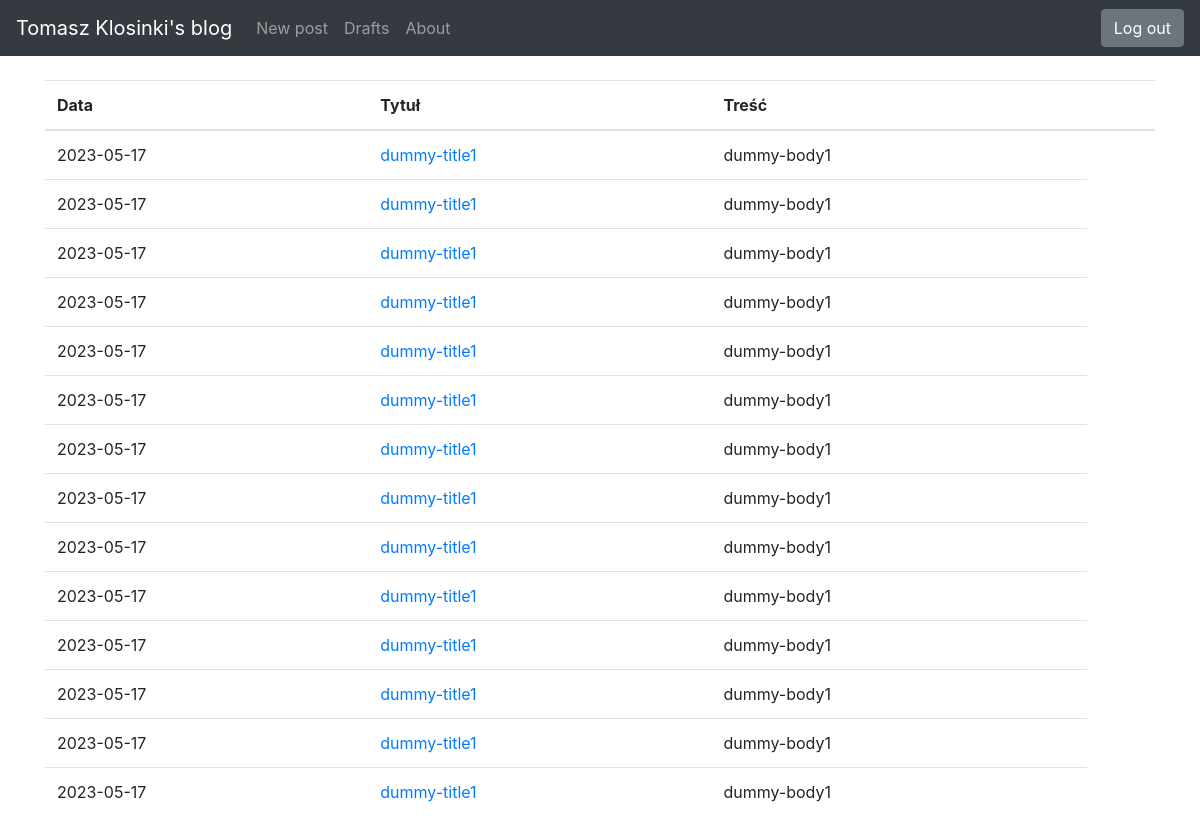
The page /drafts/ (signed in) on the database as committed earlier.
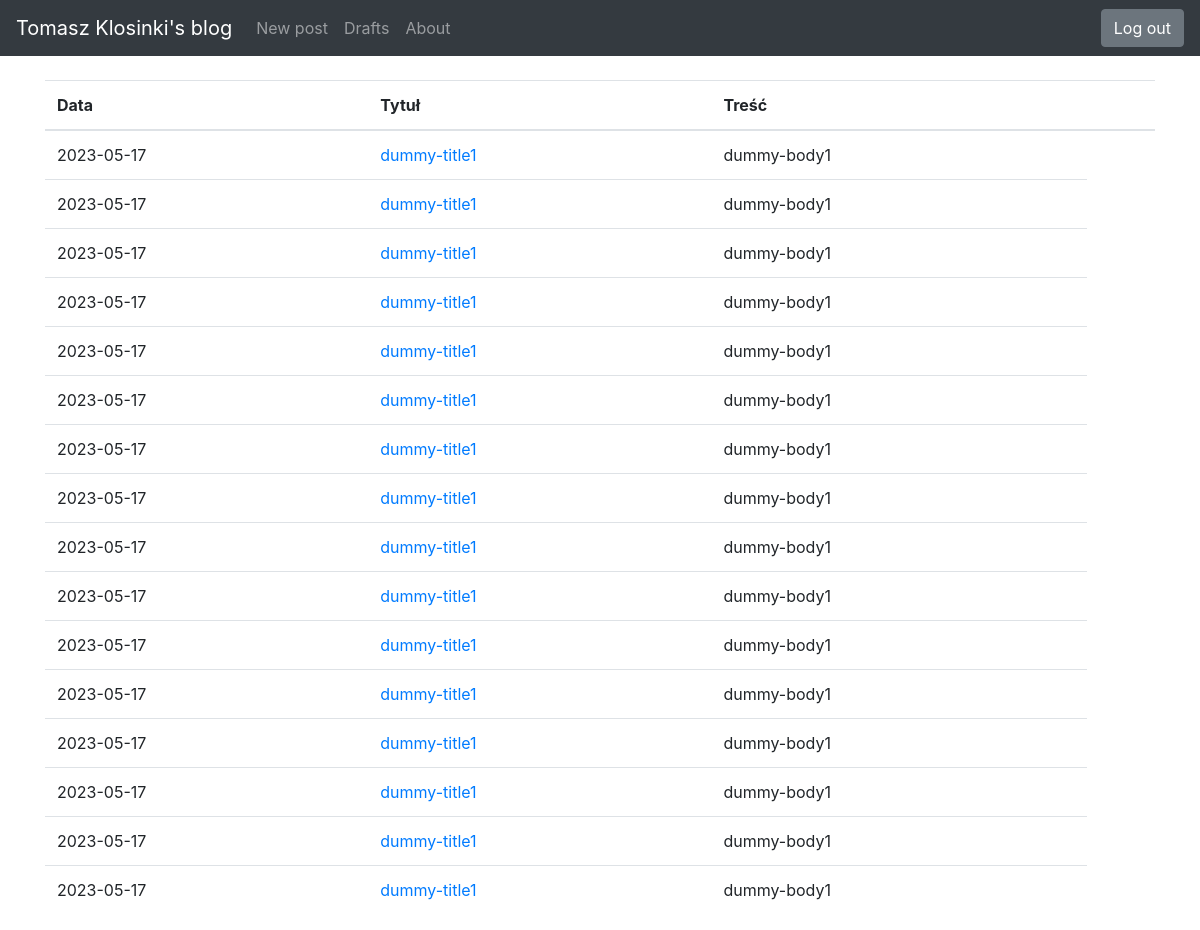
The same page on the database as committed later.
### blog/models.py (models this page shows, shortened)
class Entry(db.Model):
    id = db.Column(db.Integer, primary_key=True)
    title = db.Column(db.String(80), nullable=False)
    body = db.Column(db.Text, nullable=False)
    pub_date = db.Column(db.DateTime, nullable=False,
                         default=datetime.datetime.utcnow)
    is_published = db.Column(db.Boolean, default=False)

### blog/routes.py (the view)
@app.route("/drafts/", methods=['GET'])
@login_required
def list_drafts():
    drafts = Entry.query.filter_by(is_published=False).order_by(Entry.pub_date.desc())
    return render_template("drafts.html", drafts=drafts)

### blog/routes.py (called while the page is built)
def login_required(view_func):
    @functools.wraps(view_func)
    def check_permissions(*args, **kwargs):
        if session.get('logged_in'):
            return view_func(*args, **kwargs)
        return redirect(url_for('login', next=request.path))
    return check_permissions

### blog/templates/drafts.html
{% extends "base.html" %}
{% block content %}
<table class="table">
    <thead>
    <tr>
        <th scope="col">Data</th>
        <th scope="col">Tytuł</th>
        <th scope="col">Treść</th>
        <th scope="col"></th>
    </tr>
    </thead>
    <tbody>
    {% for post in drafts %}
    <tr>
        <td>
            {{ post.pub_date.strftime('%Y-%m-%d') }}
        </td>
        <td>
            <a href="{{ url_for('create_or_edit_entry', entry_id=post.id) }}">
                {{ post.title }}
            </a>
        </td>
        <td>{{ post.body|truncate(100, true) }}</td>
    </tr>
    {% endfor %}
    </tbody>
</table>
{% endblock %}

Rows that differ between the two databases and show on the page:
added Entry: pub_date "2023-05-17", title "dummy-title1", body "dummy-body1"
added Entry: pub_date "2023-05-17", title "dummy-title1", body "dummy-body1"
